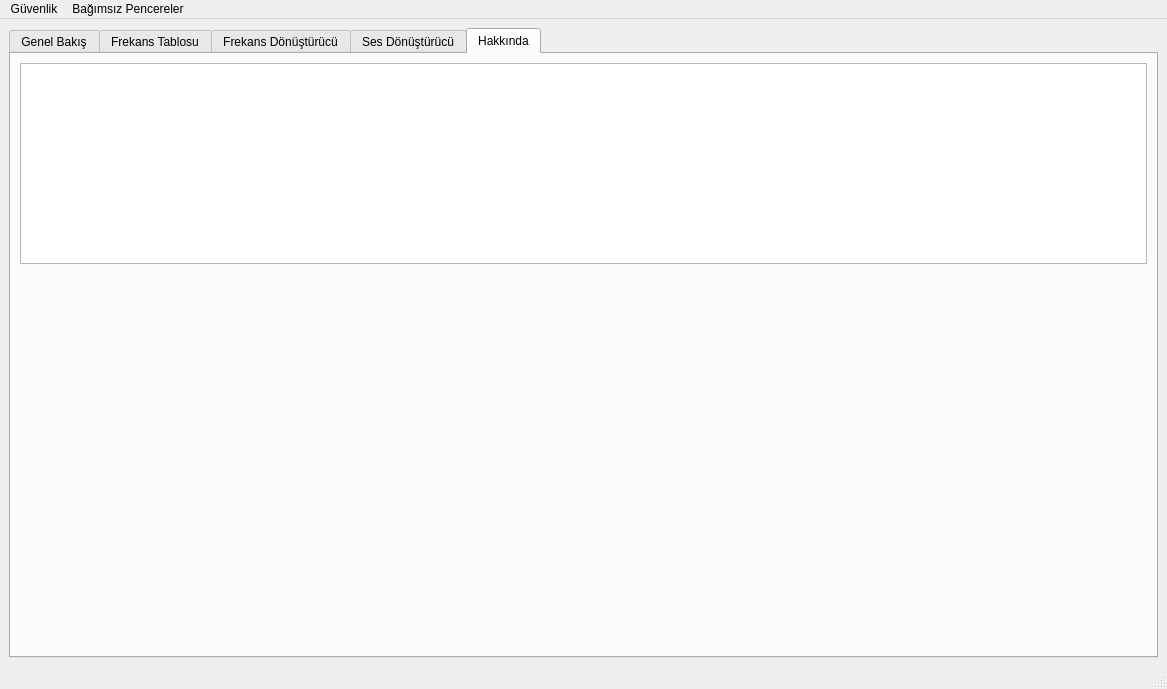
<?xml version="1.0" encoding="UTF-8"?>
<ui version="4.0">
 <class>sigin_ui_main</class>
 <widget class="QMainWindow" name="sigin_ui_main">
  <property name="geometry">
   <rect>
    <x>0</x>
    <y>0</y>
    <width>1167</width>
    <height>689</height>
   </rect>
  </property>
  <property name="windowTitle">
   <string>MainWindow</string>
  </property>
  <property name="windowIcon">
   <iconset>
    <normaloff>:/main_icon/logo.png</normaloff>:/main_icon/logo.png</iconset>
  </property>
  <widget class="QWidget" name="centralwidget">
   <layout class="QGridLayout" name="gridLayout_5">
    <item row="0" column="0">
     <widget class="QTabWidget" name="tabWidget_tabController">
      <property name="styleSheet">
       <string notr="true"/>
      </property>
      <property name="currentIndex">
       <number>4</number>
      </property>
      <widget class="QWidget" name="tab_1_genelBakis">
       <attribute name="title">
        <string extracomment="Sistem hakkında genel bilgiler">Genel Bakış</string>
       </attribute>
       <layout class="QGridLayout" name="gridLayout_2">
        <item row="0" column="0">
         <widget class="QLabel" name="label_activeUser">
          <property name="styleSheet">
           <string notr="true">font: 14pt &quot;FreeMono&quot;;</string>
          </property>
          <property name="text">
           <string>Current User</string>
          </property>
         </widget>
        </item>
        <item row="0" column="1">
         <widget class="QLabel" name="label_currentUserValue">
          <property name="styleSheet">
           <string notr="true">font: 14pt &quot;FreeMono&quot;;</string>
          </property>
          <property name="text">
           <string>- user value -</string>
          </property>
         </widget>
        </item>
        <item row="1" column="0">
         <widget class="QLabel" name="label_systemName">
          <property name="styleSheet">
           <string notr="true">font: 14pt &quot;FreeMono&quot;;</string>
          </property>
          <property name="text">
           <string>Hostname:</string>
          </property>
         </widget>
        </item>
        <item row="1" column="1">
         <widget class="QLabel" name="label_hostnameValue">
          <property name="styleSheet">
           <string notr="true">font: 14pt &quot;FreeMono&quot;;</string>
          </property>
          <property name="text">
           <string>- hostname value -</string>
          </property>
         </widget>
        </item>
        <item row="2" column="0">
         <widget class="QLabel" name="label_appVersion">
          <property name="styleSheet">
           <string notr="true">font: 14pt &quot;FreeMono&quot;;</string>
          </property>
          <property name="text">
           <string>Application Version:</string>
          </property>
         </widget>
        </item>
        <item row="2" column="1">
         <widget class="QLabel" name="label_systemVersionValue">
          <property name="styleSheet">
           <string notr="true">font: 14pt &quot;FreeMono&quot;;</string>
          </property>
          <property name="text">
           <string>- version value -</string>
          </property>
         </widget>
        </item>
        <item row="3" column="0">
         <widget class="QLabel" name="label_appVendor">
          <property name="styleSheet">
           <string notr="true">font: 14pt &quot;FreeMono&quot;;</string>
          </property>
          <property name="text">
           <string>Author:</string>
          </property>
         </widget>
        </item>
        <item row="3" column="1">
         <widget class="QLabel" name="label_appAuthorValue">
          <property name="styleSheet">
           <string notr="true">font: 14pt &quot;FreeMono&quot;;</string>
          </property>
          <property name="text">
           <string>- author value -</string>
          </property>
         </widget>
        </item>
        <item row="4" column="0">
         <widget class="QLabel" name="label_cpuMessage">
          <property name="styleSheet">
           <string notr="true">font: 14pt &quot;FreeMono&quot;;</string>
          </property>
          <property name="text">
           <string>Cpu Usage:</string>
          </property>
         </widget>
        </item>
        <item row="4" column="1">
         <widget class="QLabel" name="label_cpuValue">
          <property name="styleSheet">
           <string notr="true">font: 14pt &quot;FreeMono&quot;;</string>
          </property>
          <property name="text">
           <string>- cpu value -</string>
          </property>
         </widget>
        </item>
        <item row="5" column="0">
         <widget class="QLabel" name="label_ramMessage">
          <property name="styleSheet">
           <string notr="true">font: 14pt &quot;FreeMono&quot;;</string>
          </property>
          <property name="text">
           <string>Ram Usage:</string>
          </property>
         </widget>
        </item>
        <item row="5" column="1">
         <widget class="QLabel" name="label_ramValue">
          <property name="styleSheet">
           <string notr="true">font: 14pt &quot;FreeMono&quot;;</string>
          </property>
          <property name="text">
           <string>- ram value -</string>
          </property>
         </widget>
        </item>
        <item row="6" column="0">
         <widget class="QLabel" name="label_battaryMessage">
          <property name="styleSheet">
           <string notr="true">font: 14pt &quot;FreeMono&quot;;</string>
          </property>
          <property name="text">
           <string>Battary Usage:</string>
          </property>
         </widget>
        </item>
        <item row="6" column="1">
         <widget class="QLabel" name="label_battaryValue">
          <property name="styleSheet">
           <string notr="true">font: 14pt &quot;FreeMono&quot;;</string>
          </property>
          <property name="text">
           <string>- battary value -</string>
          </property>
         </widget>
        </item>
        <item row="7" column="0">
         <spacer name="verticalSpacer">
          <property name="orientation">
           <enum>Qt::Vertical</enum>
          </property>
          <property name="sizeHint" stdset="0">
           <size>
            <width>20</width>
            <height>40</height>
           </size>
          </property>
         </spacer>
        </item>
       </layout>
      </widget>
      <widget class="QWidget" name="tab_2_frekansTablosu">
       <attribute name="title">
        <string>Frekans Tablosu</string>
       </attribute>
       <layout class="QGridLayout" name="gridLayout_3">
        <item row="0" column="0">
         <widget class="QLabel" name="label_freqSearchInfo">
          <property name="styleSheet">
           <string notr="true">font: 14pt &quot;FreeMono&quot;;</string>
          </property>
          <property name="text">
           <string>Search in db:</string>
          </property>
         </widget>
        </item>
        <item row="0" column="1">
         <widget class="QLineEdit" name="lineEdit_dbSearchInput"/>
        </item>
        <item row="0" column="2">
         <widget class="QPushButton" name="pushButton_dbSearch">
          <property name="styleSheet">
           <string notr="true">font: 14pt &quot;FreeMono&quot;;</string>
          </property>
          <property name="text">
           <string>search</string>
          </property>
         </widget>
        </item>
        <item row="0" column="3">
         <widget class="QPushButton" name="pushButton_clearResults">
          <property name="styleSheet">
           <string notr="true">font: 14pt &quot;FreeMono&quot;;</string>
          </property>
          <property name="text">
           <string>clear</string>
          </property>
         </widget>
        </item>
        <item row="2" column="0" colspan="4">
         <widget class="QTextBrowser" name="textBrowser_dbLogConsole">
          <property name="maximumSize">
           <size>
            <width>16777215</width>
            <height>81</height>
           </size>
          </property>
          <property name="styleSheet">
           <string notr="true">font: 14pt &quot;FreeMono&quot;;</string>
          </property>
         </widget>
        </item>
        <item row="1" column="0" colspan="4">
         <widget class="QTableWidget" name="tableWidget_freqTable">
          <property name="styleSheet">
           <string notr="true">font: 14pt &quot;FreeMono&quot;;</string>
          </property>
          <column>
           <property name="text">
            <string>AD</string>
           </property>
           <property name="font">
            <font>
             <family>FreeMono</family>
             <weight>75</weight>
             <bold>true</bold>
            </font>
           </property>
          </column>
          <column>
           <property name="text">
            <string>FREQ KHZ</string>
           </property>
           <property name="font">
            <font>
             <family>FreeMono</family>
             <weight>75</weight>
             <bold>true</bold>
            </font>
           </property>
          </column>
          <column>
           <property name="text">
            <string>MODULATION</string>
           </property>
           <property name="font">
            <font>
             <family>FreeMono</family>
             <weight>75</weight>
             <bold>true</bold>
            </font>
           </property>
          </column>
          <column>
           <property name="text">
            <string>DECODER</string>
           </property>
           <property name="font">
            <font>
             <family>FreeMono</family>
             <weight>75</weight>
             <bold>true</bold>
            </font>
           </property>
          </column>
          <column>
           <property name="text">
            <string>BANDWITH</string>
           </property>
           <property name="font">
            <font>
             <family>FreeMono</family>
             <weight>75</weight>
             <bold>true</bold>
            </font>
           </property>
          </column>
          <column>
           <property name="text">
            <string>NOTES</string>
           </property>
           <property name="font">
            <font>
             <family>FreeMono</family>
             <weight>75</weight>
             <bold>true</bold>
            </font>
           </property>
          </column>
         </widget>
        </item>
       </layout>
      </widget>
      <widget class="QWidget" name="tab">
       <attribute name="title">
        <string>Frekans Dönüştürücü</string>
       </attribute>
       <layout class="QGridLayout" name="gridLayout_6">
        <item row="0" column="0">
         <widget class="QFrame" name="frame">
          <property name="frameShape">
           <enum>QFrame::StyledPanel</enum>
          </property>
          <property name="frameShadow">
           <enum>QFrame::Raised</enum>
          </property>
          <layout class="QGridLayout" name="gridLayout_4">
           <item row="0" column="2">
            <spacer name="horizontalSpacer_3">
             <property name="orientation">
              <enum>Qt::Horizontal</enum>
             </property>
             <property name="sizeHint" stdset="0">
              <size>
               <width>40</width>
               <height>20</height>
              </size>
             </property>
            </spacer>
           </item>
           <item row="1" column="0" colspan="6">
            <widget class="QTextBrowser" name="textBrowser_freqTranslatorResult">
             <property name="minimumSize">
              <size>
               <width>1021</width>
               <height>321</height>
              </size>
             </property>
             <property name="styleSheet">
              <string notr="true">font: 14pt &quot;FreeMono&quot;;</string>
             </property>
            </widget>
           </item>
           <item row="0" column="1">
            <widget class="QLineEdit" name="lineEdit_targetFreq">
             <property name="minimumSize">
              <size>
               <width>441</width>
               <height>27</height>
              </size>
             </property>
             <property name="cursorMoveStyle">
              <enum>Qt::VisualMoveStyle</enum>
             </property>
             <property name="clearButtonEnabled">
              <bool>false</bool>
             </property>
            </widget>
           </item>
           <item row="0" column="4">
            <widget class="QComboBox" name="comboBox_freqType">
             <item>
              <property name="text">
               <string>GHZ</string>
              </property>
             </item>
             <item>
              <property name="text">
               <string>MHZ</string>
              </property>
             </item>
             <item>
              <property name="text">
               <string>KHZ</string>
              </property>
             </item>
             <item>
              <property name="text">
               <string>HZ</string>
              </property>
             </item>
            </widget>
           </item>
           <item row="2" column="0">
            <spacer name="verticalSpacer_4">
             <property name="orientation">
              <enum>Qt::Vertical</enum>
             </property>
             <property name="sizeHint" stdset="0">
              <size>
               <width>20</width>
               <height>40</height>
              </size>
             </property>
            </spacer>
           </item>
           <item row="0" column="0">
            <widget class="QLabel" name="label">
             <property name="styleSheet">
              <string notr="true">font: 14pt &quot;FreeMono&quot;;</string>
             </property>
             <property name="text">
              <string>Frequency:</string>
             </property>
            </widget>
           </item>
           <item row="0" column="5">
            <widget class="QPushButton" name="pushButton_runFreqTranslate">
             <property name="styleSheet">
              <string notr="true">font: 14pt &quot;FreeMono&quot;;</string>
             </property>
             <property name="text">
              <string>calculate</string>
             </property>
            </widget>
           </item>
           <item row="0" column="6">
            <widget class="QPushButton" name="pushButton_clearFreqResult">
             <property name="styleSheet">
              <string notr="true">font: 14pt &quot;FreeMono&quot;;</string>
             </property>
             <property name="text">
              <string>clear</string>
             </property>
            </widget>
           </item>
          </layout>
         </widget>
        </item>
        <item row="1" column="0">
         <widget class="QTextBrowser" name="textBrowser_2">
          <property name="minimumSize">
           <size>
            <width>1020</width>
            <height>181</height>
           </size>
          </property>
          <property name="styleSheet">
           <string notr="true">font: 75 15pt &quot;FreeMono&quot;;</string>
          </property>
          <property name="html">
           <string>&lt;!DOCTYPE HTML PUBLIC &quot;-//W3C//DTD HTML 4.0//EN&quot; &quot;http://www.w3.org/TR/REC-html40/strict.dtd&quot;&gt;
&lt;html&gt;&lt;head&gt;&lt;meta name=&quot;qrichtext&quot; content=&quot;1&quot; /&gt;&lt;style type=&quot;text/css&quot;&gt;
p, li { white-space: pre-wrap; }
&lt;/style&gt;&lt;/head&gt;&lt;body style=&quot; font-family:'FreeMono'; font-size:15pt; font-weight:72; font-style:normal;&quot;&gt;
&lt;p style=&quot; margin-top:0px; margin-bottom:0px; margin-left:0px; margin-right:0px; -qt-block-indent:0; text-indent:0px;&quot;&gt;&lt;span style=&quot; font-weight:600; text-decoration: underline;&quot;&gt;INFORMATION:&lt;/span&gt;&lt;/p&gt;
&lt;p style=&quot;-qt-paragraph-type:empty; margin-top:0px; margin-bottom:0px; margin-left:0px; margin-right:0px; -qt-block-indent:0; text-indent:0px; font-weight:600; text-decoration: underline;&quot;&gt;&lt;br /&gt;&lt;/p&gt;
&lt;p style=&quot; margin-top:0px; margin-bottom:0px; margin-left:0px; margin-right:0px; -qt-block-indent:0; text-indent:0px;&quot;&gt;&lt;span style=&quot; font-weight:400;&quot;&gt;1 Khz = 1000 hz&lt;/span&gt;&lt;/p&gt;
&lt;p style=&quot; margin-top:0px; margin-bottom:0px; margin-left:0px; margin-right:0px; -qt-block-indent:0; text-indent:0px;&quot;&gt;&lt;span style=&quot; font-weight:400;&quot;&gt;1 Mhz = 1000 khz&lt;/span&gt;&lt;/p&gt;
&lt;p style=&quot; margin-top:0px; margin-bottom:0px; margin-left:0px; margin-right:0px; -qt-block-indent:0; text-indent:0px;&quot;&gt;&lt;span style=&quot; font-weight:400;&quot;&gt;1 Ghz = 1000 Mhz&lt;/span&gt;&lt;/p&gt;
&lt;p style=&quot;-qt-paragraph-type:empty; margin-top:0px; margin-bottom:0px; margin-left:0px; margin-right:0px; -qt-block-indent:0; text-indent:0px; font-weight:400;&quot;&gt;&lt;br /&gt;&lt;/p&gt;
&lt;p style=&quot; margin-top:0px; margin-bottom:0px; margin-left:0px; margin-right:0px; -qt-block-indent:0; text-indent:0px;&quot;&gt;&lt;span style=&quot; font-weight:600; color:#ffffff;&quot;&gt;Converter Example: 137.5 not use &amp;quot;,&amp;quot;!&lt;/span&gt;&lt;/p&gt;&lt;/body&gt;&lt;/html&gt;</string>
          </property>
         </widget>
        </item>
       </layout>
      </widget>
      <widget class="QWidget" name="tab_3">
       <attribute name="title">
        <string>Ses Dönüştürücü</string>
       </attribute>
       <layout class="QGridLayout" name="gridLayout_7">
        <item row="1" column="2">
         <widget class="QLineEdit" name="lineEdit_soundConverter_outputName_input">
          <property name="minimumSize">
           <size>
            <width>571</width>
            <height>31</height>
           </size>
          </property>
          <property name="maximumSize">
           <size>
            <width>571</width>
            <height>31</height>
           </size>
          </property>
         </widget>
        </item>
        <item row="1" column="0">
         <widget class="QLabel" name="label_3">
          <property name="maximumSize">
           <size>
            <width>141</width>
            <height>31</height>
           </size>
          </property>
          <property name="styleSheet">
           <string notr="true">font: 14pt &quot;FreeMono&quot;;</string>
          </property>
          <property name="text">
           <string>Output Name:</string>
          </property>
         </widget>
        </item>
        <item row="3" column="2">
         <spacer name="horizontalSpacer_5">
          <property name="orientation">
           <enum>Qt::Horizontal</enum>
          </property>
          <property name="sizeHint" stdset="0">
           <size>
            <width>40</width>
            <height>20</height>
           </size>
          </property>
         </spacer>
        </item>
        <item row="0" column="0">
         <widget class="QLabel" name="label_2">
          <property name="maximumSize">
           <size>
            <width>151</width>
            <height>31</height>
           </size>
          </property>
          <property name="styleSheet">
           <string notr="true">font: 14pt &quot;FreeMono&quot;;</string>
          </property>
          <property name="text">
           <string>Source File:</string>
          </property>
         </widget>
        </item>
        <item row="4" column="0" colspan="3">
         <widget class="QTextBrowser" name="textBrowser_soundConverter_logConsole">
          <property name="minimumSize">
           <size>
            <width>1091</width>
            <height>192</height>
           </size>
          </property>
          <property name="maximumSize">
           <size>
            <width>1091</width>
            <height>192</height>
           </size>
          </property>
         </widget>
        </item>
        <item row="6" column="0" colspan="3">
         <widget class="QTextBrowser" name="textBrowser">
          <property name="minimumSize">
           <size>
            <width>1091</width>
            <height>131</height>
           </size>
          </property>
          <property name="maximumSize">
           <size>
            <width>1091</width>
            <height>131</height>
           </size>
          </property>
          <property name="styleSheet">
           <string notr="true">font: 14pt &quot;FreeMono&quot;;</string>
          </property>
          <property name="html">
           <string>&lt;!DOCTYPE HTML PUBLIC &quot;-//W3C//DTD HTML 4.0//EN&quot; &quot;http://www.w3.org/TR/REC-html40/strict.dtd&quot;&gt;
&lt;html&gt;&lt;head&gt;&lt;meta name=&quot;qrichtext&quot; content=&quot;1&quot; /&gt;&lt;style type=&quot;text/css&quot;&gt;
p, li { white-space: pre-wrap; }
&lt;/style&gt;&lt;/head&gt;&lt;body style=&quot; font-family:'FreeMono'; font-size:14pt; font-weight:400; font-style:normal;&quot;&gt;
&lt;p style=&quot; margin-top:0px; margin-bottom:0px; margin-left:0px; margin-right:0px; -qt-block-indent:0; text-indent:0px;&quot;&gt;&lt;span style=&quot; font-weight:600; text-decoration: underline;&quot;&gt;SOUND CONVERTER:&lt;/span&gt;&lt;/p&gt;
&lt;p style=&quot;-qt-paragraph-type:empty; margin-top:0px; margin-bottom:0px; margin-left:0px; margin-right:0px; -qt-block-indent:0; text-indent:0px; font-weight:600; text-decoration: underline;&quot;&gt;&lt;br /&gt;&lt;/p&gt;
&lt;p style=&quot; margin-top:0px; margin-bottom:0px; margin-left:0px; margin-right:0px; -qt-block-indent:0; text-indent:0px;&quot;&gt;Output Directory:  (exec_dir)/output&lt;/p&gt;
&lt;p style=&quot; margin-top:0px; margin-bottom:0px; margin-left:0px; margin-right:0px; -qt-block-indent:0; text-indent:0px;&quot;&gt;Supported Formats: &lt;span style=&quot; font-family:'Cantarell'; font-size:11pt;&quot;&gt;MP3, VAW, OPUS, FLAC, OGG, AAC, AIFF, WMA&lt;/span&gt;&lt;/p&gt;
&lt;p style=&quot;-qt-paragraph-type:empty; margin-top:0px; margin-bottom:0px; margin-left:0px; margin-right:0px; -qt-block-indent:0; text-indent:0px; font-family:'Cantarell'; font-size:11pt;&quot;&gt;&lt;br /&gt;&lt;/p&gt;
&lt;p style=&quot;-qt-paragraph-type:empty; margin-top:0px; margin-bottom:0px; margin-left:0px; margin-right:0px; -qt-block-indent:0; text-indent:0px; font-family:'Cantarell'; font-size:11pt;&quot;&gt;&lt;br /&gt;&lt;/p&gt;&lt;/body&gt;&lt;/html&gt;</string>
          </property>
         </widget>
        </item>
        <item row="2" column="0">
         <widget class="QLabel" name="label_4">
          <property name="styleSheet">
           <string notr="true">font: 14pt &quot;FreeMono&quot;;</string>
          </property>
          <property name="text">
           <string>Target Format:</string>
          </property>
         </widget>
        </item>
        <item row="3" column="0">
         <widget class="QPushButton" name="pushButton_soundConverter_selectSoundFile">
          <property name="maximumSize">
           <size>
            <width>181</width>
            <height>41</height>
           </size>
          </property>
          <property name="styleSheet">
           <string notr="true">font: 14pt &quot;FreeMono&quot;;</string>
          </property>
          <property name="text">
           <string>select file</string>
          </property>
         </widget>
        </item>
        <item row="2" column="2">
         <widget class="QComboBox" name="comboBox_soundConverter_selectTargetFormat">
          <property name="maximumSize">
           <size>
            <width>141</width>
            <height>31</height>
           </size>
          </property>
          <property name="styleSheet">
           <string notr="true">font: 14pt &quot;FreeMono&quot;;</string>
          </property>
          <item>
           <property name="text">
            <string>mp3</string>
           </property>
          </item>
          <item>
           <property name="text">
            <string>wav</string>
           </property>
          </item>
          <item>
           <property name="text">
            <string>flac</string>
           </property>
          </item>
          <item>
           <property name="text">
            <string>opus</string>
           </property>
          </item>
          <item>
           <property name="text">
            <string>flac</string>
           </property>
          </item>
          <item>
           <property name="text">
            <string>ogg</string>
           </property>
          </item>
          <item>
           <property name="text">
            <string>aac</string>
           </property>
          </item>
          <item>
           <property name="text">
            <string>aiff</string>
           </property>
          </item>
          <item>
           <property name="text">
            <string>wma</string>
           </property>
          </item>
         </widget>
        </item>
        <item row="0" column="2">
         <widget class="QTextBrowser" name="textBrowser_soundConverter_sourceFile_print">
          <property name="minimumSize">
           <size>
            <width>571</width>
            <height>31</height>
           </size>
          </property>
          <property name="maximumSize">
           <size>
            <width>571</width>
            <height>31</height>
           </size>
          </property>
         </widget>
        </item>
        <item row="3" column="1">
         <widget class="QPushButton" name="pushButton_soundConverter_runConvert">
          <property name="maximumSize">
           <size>
            <width>141</width>
            <height>41</height>
           </size>
          </property>
          <property name="styleSheet">
           <string notr="true">font: 14pt &quot;FreeMono&quot;;</string>
          </property>
          <property name="text">
           <string>convert</string>
          </property>
         </widget>
        </item>
        <item row="5" column="0">
         <spacer name="verticalSpacer_5">
          <property name="orientation">
           <enum>Qt::Vertical</enum>
          </property>
          <property name="sizeHint" stdset="0">
           <size>
            <width>20</width>
            <height>40</height>
           </size>
          </property>
         </spacer>
        </item>
       </layout>
      </widget>
      <widget class="QWidget" name="tab_3_hakkinda">
       <attribute name="title">
        <string extracomment="Yayıncı ve program bilgileri">Hakkında</string>
       </attribute>
       <layout class="QGridLayout" name="gridLayout">
        <item row="0" column="0" colspan="5">
         <widget class="QTextBrowser" name="textBrowser_ProgramHakkinda">
          <property name="minimumSize">
           <size>
            <width>0</width>
            <height>201</height>
           </size>
          </property>
          <property name="maximumSize">
           <size>
            <width>16777215</width>
            <height>201</height>
           </size>
          </property>
          <property name="styleSheet">
           <string notr="true"/>
          </property>
         </widget>
        </item>
        <item row="3" column="1">
         <widget class="QWidget" name="widget_logoPrime" native="true">
          <property name="minimumSize">
           <size>
            <width>351</width>
            <height>201</height>
           </size>
          </property>
          <property name="maximumSize">
           <size>
            <width>351</width>
            <height>389</height>
           </size>
          </property>
          <property name="styleSheet">
           <string notr="true">image: url(:/main_icon/logo.png);</string>
          </property>
         </widget>
        </item>
        <item row="2" column="0">
         <spacer name="verticalSpacer_2">
          <property name="orientation">
           <enum>Qt::Vertical</enum>
          </property>
          <property name="sizeHint" stdset="0">
           <size>
            <width>17</width>
            <height>40</height>
           </size>
          </property>
         </spacer>
        </item>
        <item row="3" column="4">
         <spacer name="horizontalSpacer_2">
          <property name="orientation">
           <enum>Qt::Horizontal</enum>
          </property>
          <property name="sizeHint" stdset="0">
           <size>
            <width>40</width>
            <height>20</height>
           </size>
          </property>
         </spacer>
        </item>
        <item row="3" column="0">
         <spacer name="horizontalSpacer">
          <property name="orientation">
           <enum>Qt::Horizontal</enum>
          </property>
          <property name="sizeHint" stdset="0">
           <size>
            <width>40</width>
            <height>20</height>
           </size>
          </property>
         </spacer>
        </item>
        <item row="3" column="3">
         <widget class="QWidget" name="widget_logoSIGINTturk" native="true">
          <property name="minimumSize">
           <size>
            <width>351</width>
            <height>201</height>
           </size>
          </property>
          <property name="maximumSize">
           <size>
            <width>351</width>
            <height>389</height>
           </size>
          </property>
          <property name="styleSheet">
           <string notr="true">image: url(:/sigint_icon/SIGINT_TEMPLATE.png);</string>
          </property>
         </widget>
        </item>
        <item row="4" column="0">
         <spacer name="verticalSpacer_3">
          <property name="orientation">
           <enum>Qt::Vertical</enum>
          </property>
          <property name="sizeHint" stdset="0">
           <size>
            <width>20</width>
            <height>40</height>
           </size>
          </property>
         </spacer>
        </item>
       </layout>
      </widget>
     </widget>
    </item>
   </layout>
  </widget>
  <widget class="QStatusBar" name="statusbar"/>
  <widget class="QMenuBar" name="menuBar">
   <property name="geometry">
    <rect>
     <x>0</x>
     <y>0</y>
     <width>1167</width>
     <height>24</height>
    </rect>
   </property>
   <widget class="QMenu" name="menuGuvenlik">
    <property name="title">
     <string>Güvenlik</string>
    </property>
    <addaction name="actionChangeLoginPassword"/>
   </widget>
   <widget class="QMenu" name="menuBa_ms_z_Pencereler">
    <property name="title">
     <string>Bağımsız Pencereler</string>
    </property>
    <addaction name="actionGelismisSistemMonitoru"/>
   </widget>
   <addaction name="menuGuvenlik"/>
   <addaction name="menuBa_ms_z_Pencereler"/>
  </widget>
  <action name="actionChangeLoginPassword">
   <property name="text">
    <string>Giriş şifresini değiştir</string>
   </property>
  </action>
  <action name="actionGelismisSistemMonitoru">
   <property name="text">
    <string>Gelişmiş Sistem Monitörü</string>
   </property>
  </action>
 </widget>
 <resources>
  <include location="../iconfile.qrc"/>
 </resources>
 <connections/>
</ui>
